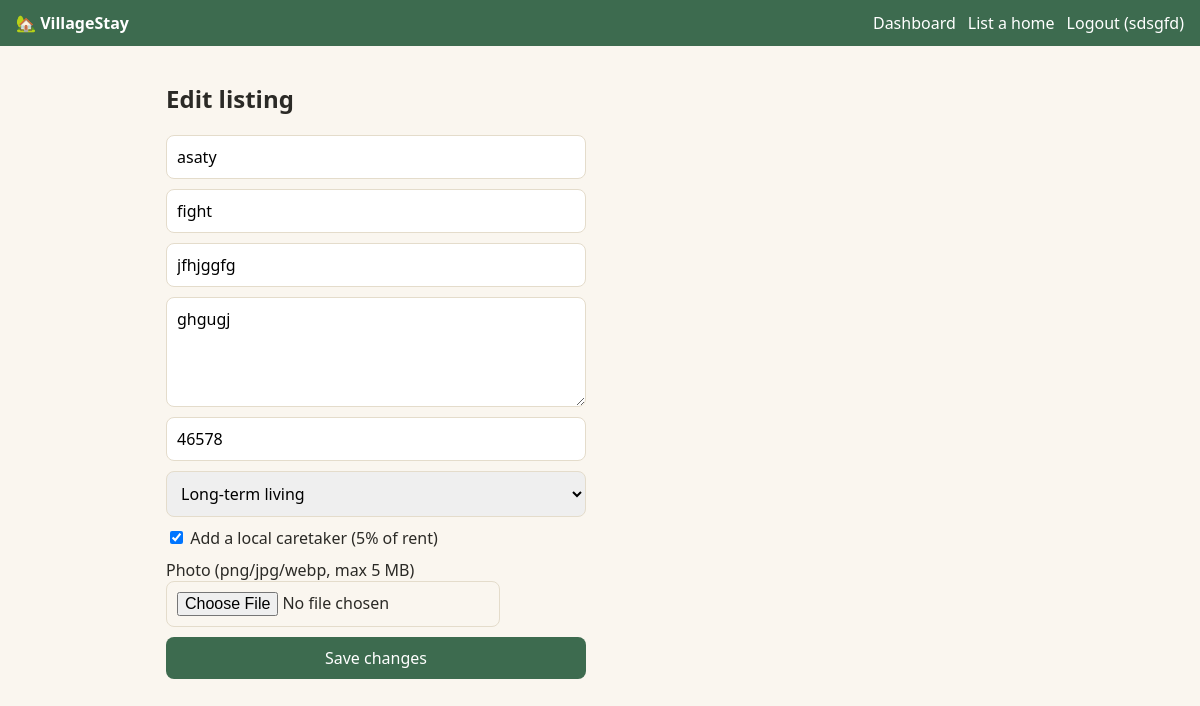
The app's page /property/1/edit (signed in) with its own data.
### tables this page shows
CREATE TABLE properties (
  id INTEGER PRIMARY KEY AUTOINCREMENT,
  owner_id INTEGER NOT NULL REFERENCES users(id),
  title TEXT NOT NULL,
  village TEXT NOT NULL,
  state TEXT NOT NULL,
  description TEXT,
  rent INTEGER NOT NULL,
  stay_type TEXT NOT NULL CHECK (stay_type IN ('experience','long_term')),
  caretaker INTEGER NOT NULL DEFAULT 0,
  image TEXT,
  verified INTEGER NOT NULL DEFAULT 0,
  status TEXT NOT NULL DEFAULT 'available'
);

### app.py (the view, shortened to what this page needs)
@app.route("/property/<int:pid>/edit", methods=["GET", "POST"])
@login_required("owner")
def edit_property(pid):
    db = get_db()
    p = db.execute("SELECT * FROM properties WHERE id=? AND owner_id=?", (pid, session["user_id"])).fetchone()
    if not p:
        flash("Not allowed.")
        return redirect(url_for("dashboard"))
    return render_template("add_property.html", p=p)

### app.py (called while the page is built)
def get_db():
    if "db" not in g:
        g.db = sqlite3.connect(DB)
        g.db.row_factory = sqlite3.Row
    return g.db

def login_required(role=None):
    def deco(f):
        @wraps(f)
        def wrapper(*a, **kw):
            if "user_id" not in session:
                return redirect(url_for("login"))
            if role and session.get("role") != role:
                flash("This page is not available for your account type.")
                return redirect(url_for("index"))
            return f(*a, **kw)
        return wrapper
    return deco

### templates/add_property.html (shortened to what this page needs)
{% extends "base.html" %}
{% block content %}
<h2>{{ 'Edit listing' if p else 'List your home' }}</h2>
<form class="stack" method="post" enctype="multipart/form-data">
  <input name="title" placeholder="Title" value="{{ p.title if p else '' }}" required>
  <input name="village" placeholder="Village" value="{{ p.village if p else '' }}" required>
  <input name="state" placeholder="State" value="{{ p.state if p else '' }}" required>
  <textarea name="description" rows="4" placeholder="Describe the home, surroundings, condition">{{ p.description if p else '' }}</textarea>
  <input name="rent" type="number" min="1" placeholder="Monthly rent (₹)" value="{{ p.rent if p else '' }}" required>
  <select name="stay_type">
    <option value="long_term" {% if p and p.stay_type == 'long_term' %}selected{% endif %}>Long-term living</option>
  </select>
  <label><input type="checkbox" name="caretaker" {% if p and p.caretaker %}checked{% endif %}> Add a local caretaker (5% of rent)</label>
  <label>Photo (png/jpg/webp, max 5 MB)<input type="file" name="image" accept="image/*"></label>
  <button>{{ 'Save changes' if p else 'Publish' }}</button>
</form>
{% endblock %}

### static/style.css (style rules this page uses)
:root { --bg:#faf6ef;--ink:#2b2a26;--green:#3d6b4f;--card:#fff;--line:#e4dccb }
* { box-sizing:border-box }
body { margin:0;font-family:system-ui,sans-serif;background:var(--bg);color:var(--ink) }
form.stack { display:flex;flex-direction:column;gap:10px;max-width:420px }
input,select,textarea,button { font:inherit;padding:10px;border:1px solid var(--line);border-radius:8px }
button { background:var(--green);color:#fff;border:0;cursor:pointer }

### records on screen
properties: title "asaty", village "fight", state "jfhjggfg", description "ghgugj", rent "46578", stay_type "Long-term living", caretaker "☑"

### other values on screen
{{ session.name }} "sdsgfd"
{{ 'Edit listing' if p else 'List your home' }} "Edit listing"
{{ 'Save changes' if p else 'Publish' }} "Save changes"
